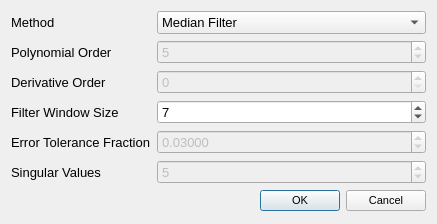
<?xml version="1.0" encoding="UTF-8"?>
<ui version="4.0">
 <class>FilterDialog</class>
 <widget class="QDialog" name="FilterDialog">
  <property name="geometry">
   <rect>
    <x>0</x>
    <y>0</y>
    <width>401</width>
    <height>224</height>
   </rect>
  </property>
  <property name="font">
   <font>
    <pointsize>10</pointsize>
   </font>
  </property>
  <property name="windowTitle">
   <string>Apply Filter</string>
  </property>
  <layout class="QFormLayout" name="formLayout_2">
   <property name="fieldGrowthPolicy">
    <enum>QFormLayout::AllNonFixedFieldsGrow</enum>
   </property>
   <item row="0" column="0">
    <widget class="QLabel" name="methodLabel">
     <property name="text">
      <string>Method</string>
     </property>
    </widget>
   </item>
   <item row="0" column="1">
    <widget class="QComboBox" name="methodComboBox">
     <item>
      <property name="text">
       <string>Median Filter</string>
      </property>
     </item>
     <item>
      <property name="text">
       <string>Moving Average Filter</string>
      </property>
     </item>
     <item>
      <property name="text">
       <string>Savitzky-Golay Smoothing/Differentiation</string>
      </property>
     </item>
     <item>
      <property name="text">
       <string>Truncated SVD Denoise</string>
      </property>
     </item>
     <item>
      <property name="text">
       <string>QUIC-SVD Denoise</string>
      </property>
     </item>
    </widget>
   </item>
   <item row="1" column="0">
    <widget class="QLabel" name="polynomialLabel">
     <property name="text">
      <string>Polynomial Order</string>
     </property>
    </widget>
   </item>
   <item row="1" column="1">
    <widget class="QSpinBox" name="polynomialSpinBox">
     <property name="enabled">
      <bool>false</bool>
     </property>
     <property name="minimum">
      <number>1</number>
     </property>
     <property name="value">
      <number>5</number>
     </property>
    </widget>
   </item>
   <item row="2" column="0">
    <widget class="QLabel" name="derivativeLabel">
     <property name="text">
      <string>Derivative Order</string>
     </property>
    </widget>
   </item>
   <item row="2" column="1">
    <widget class="QSpinBox" name="derivativeSpinBox">
     <property name="enabled">
      <bool>false</bool>
     </property>
     <property name="minimum">
      <number>0</number>
     </property>
     <property name="value">
      <number>0</number>
     </property>
    </widget>
   </item>
   <item row="3" column="0">
    <widget class="QLabel" name="windowLabel">
     <property name="text">
      <string>Filter Window Size</string>
     </property>
    </widget>
   </item>
   <item row="3" column="1">
    <widget class="QSpinBox" name="windowSpinBox">
     <property name="minimum">
      <number>1</number>
     </property>
     <property name="singleStep">
      <number>2</number>
     </property>
     <property name="value">
      <number>7</number>
     </property>
    </widget>
   </item>
   <item row="6" column="1">
    <widget class="QDialogButtonBox" name="buttonBox">
     <property name="font">
      <font>
       <pointsize>8</pointsize>
      </font>
     </property>
     <property name="orientation">
      <enum>Qt::Horizontal</enum>
     </property>
     <property name="standardButtons">
      <set>QDialogButtonBox::Cancel|QDialogButtonBox::Ok</set>
     </property>
    </widget>
   </item>
   <item row="5" column="1">
    <widget class="QSpinBox" name="singularValuesSpinBox">
     <property name="enabled">
      <bool>false</bool>
     </property>
     <property name="minimum">
      <number>3</number>
     </property>
     <property name="maximum">
      <number>30</number>
     </property>
     <property name="value">
      <number>5</number>
     </property>
    </widget>
   </item>
   <item row="5" column="0">
    <widget class="QLabel" name="singularValuesLabel">
     <property name="text">
      <string>Singular Values</string>
     </property>
    </widget>
   </item>
   <item row="4" column="0">
    <widget class="QLabel" name="toleranceLabel">
     <property name="text">
      <string>Error Tolerance Fraction</string>
     </property>
    </widget>
   </item>
   <item row="4" column="1">
    <widget class="QDoubleSpinBox" name="epsilonSpinBox">
     <property name="enabled">
      <bool>false</bool>
     </property>
     <property name="decimals">
      <number>5</number>
     </property>
     <property name="maximum">
      <double>1.000000000000000</double>
     </property>
     <property name="value">
      <double>0.030000000000000</double>
     </property>
    </widget>
   </item>
  </layout>
 </widget>
 <resources/>
 <connections>
  <connection>
   <sender>buttonBox</sender>
   <signal>accepted()</signal>
   <receiver>FilterDialog</receiver>
   <slot>accept()</slot>
   <hints>
    <hint type="sourcelabel">
     <x>248</x>
     <y>254</y>
    </hint>
    <hint type="destinationlabel">
     <x>157</x>
     <y>274</y>
    </hint>
   </hints>
  </connection>
  <connection>
   <sender>buttonBox</sender>
   <signal>rejected()</signal>
   <receiver>FilterDialog</receiver>
   <slot>reject()</slot>
   <hints>
    <hint type="sourcelabel">
     <x>316</x>
     <y>260</y>
    </hint>
    <hint type="destinationlabel">
     <x>286</x>
     <y>274</y>
    </hint>
   </hints>
  </connection>
 </connections>
</ui>
